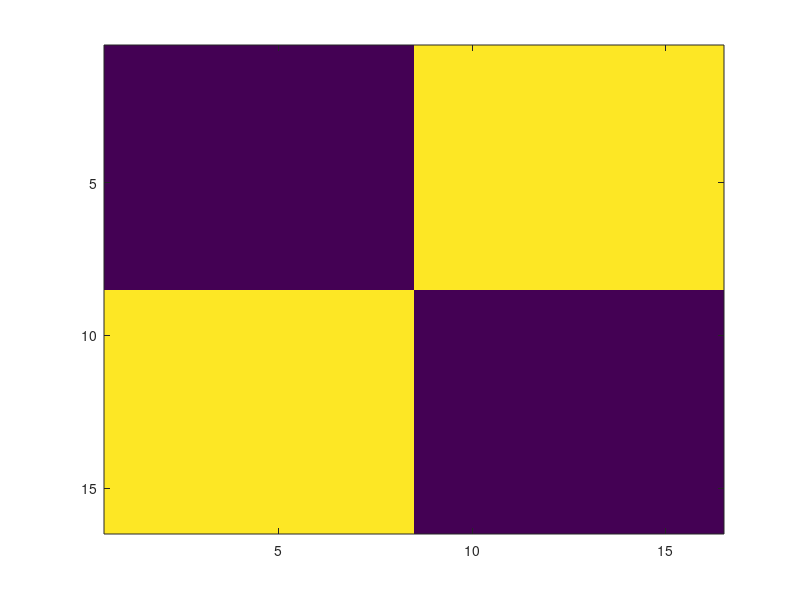

The MATLAB script that drew this image:
% fungsi membuat citra "H"
% "gen_H.m"
function [imgCKB]=gen_checkerboard 
 imgCKB=255*ones(16,16);
 imgCKB(1:8,1:8)=0;
 imgCKB(9:16,9:16)=0;
 %--
 imagesc(imgCKB);

